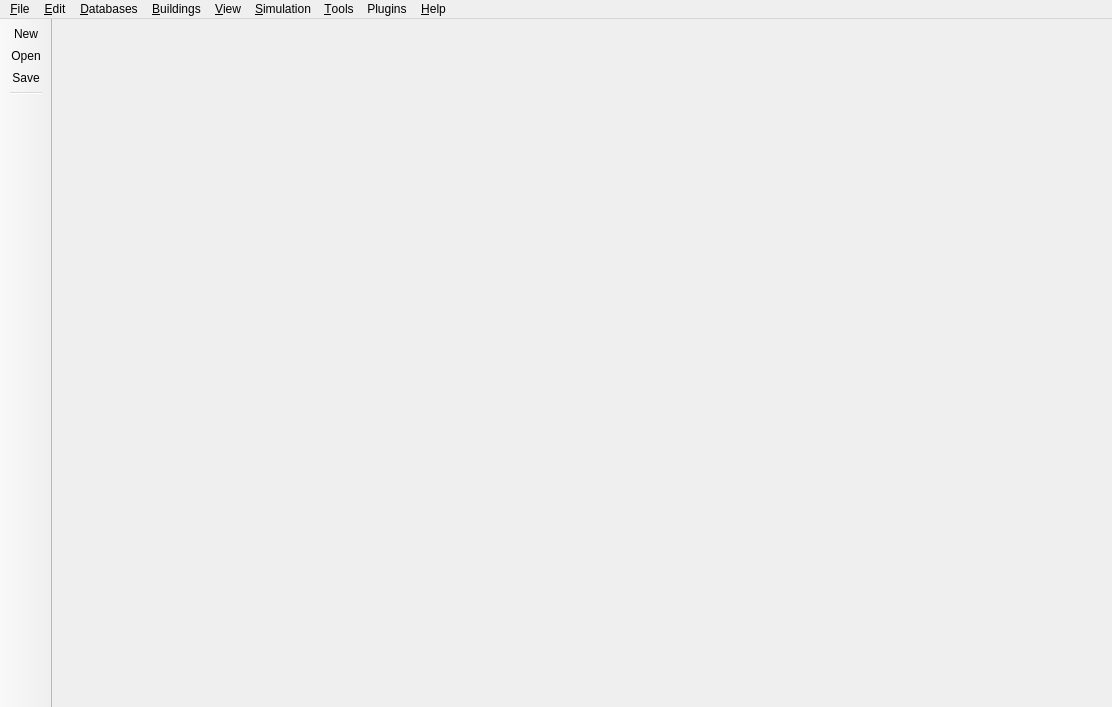
<?xml version="1.0" encoding="UTF-8"?>
<ui version="4.0">
 <class>SVMainWindow</class>
 <widget class="QMainWindow" name="SVMainWindow">
  <property name="geometry">
   <rect>
    <x>0</x>
    <y>0</y>
    <width>1112</width>
    <height>707</height>
   </rect>
  </property>
  <widget class="QWidget" name="centralWidget"/>
  <widget class="QMenuBar" name="menuBar">
   <property name="geometry">
    <rect>
     <x>0</x>
     <y>0</y>
     <width>1112</width>
     <height>21</height>
    </rect>
   </property>
   <widget class="QMenu" name="menuFile">
    <property name="title">
     <string>&amp;File</string>
    </property>
    <widget class="QMenu" name="menuImport">
     <property name="title">
      <string>Import</string>
     </property>
     <addaction name="actionFileImportEneryPlusIDF"/>
     <addaction name="actionFileImportNetworkGISData"/>
    </widget>
    <widget class="QMenu" name="menuExport">
     <property name="title">
      <string>Export</string>
     </property>
     <addaction name="actionFileExportView3D"/>
     <addaction name="actionFileExportProjectPackage"/>
     <addaction name="actionExportNetworkAsGeoJSON"/>
    </widget>
    <addaction name="actionFileNew"/>
    <addaction name="actionFileOpen"/>
    <addaction name="separator"/>
    <addaction name="actionFileReload"/>
    <addaction name="actionFileRecentProjects"/>
    <addaction name="separator"/>
    <addaction name="actionFileSave"/>
    <addaction name="actionFileSaveAs"/>
    <addaction name="actionFileClose"/>
    <addaction name="separator"/>
    <addaction name="menuImport"/>
    <addaction name="menuExport"/>
    <addaction name="actionFileOpenProjectDir"/>
    <addaction name="separator"/>
    <addaction name="actionFileQuit"/>
   </widget>
   <widget class="QMenu" name="menuEdit">
    <property name="title">
     <string>&amp;Edit</string>
    </property>
    <widget class="QMenu" name="menuLanguage">
     <property name="title">
      <string>&amp;Application language</string>
     </property>
    </widget>
    <addaction name="actionEditTextEditProject"/>
    <addaction name="actionEditCleanProject"/>
    <addaction name="actionEditProjectNotes"/>
    <addaction name="actionEditApplicationLog"/>
    <addaction name="separator"/>
    <addaction name="separator"/>
    <addaction name="actionEditPreferences"/>
    <addaction name="menuLanguage"/>
   </widget>
   <widget class="QMenu" name="menuHelp">
    <property name="title">
     <string>&amp;Help</string>
    </property>
    <addaction name="actionHelpOnlineManual"/>
    <addaction name="actionHelpKeyboardAndMouseControls"/>
    <addaction name="separator"/>
    <addaction name="actionHelpCheckForUpdates"/>
    <addaction name="actionHelpBugReport"/>
    <addaction name="actionHelpVisitDiscussionForum"/>
    <addaction name="separator"/>
    <addaction name="actionHelpLinuxDesktopIntegration"/>
    <addaction name="separator"/>
    <addaction name="actionHelpAbout"/>
    <addaction name="actionHelpAboutQt"/>
   </widget>
   <widget class="QMenu" name="menuView">
    <property name="title">
     <string>&amp;View</string>
    </property>
    <addaction name="separator"/>
    <addaction name="actionViewFindSelectedGeometry"/>
    <addaction name="separator"/>
    <addaction name="actionViewResetView"/>
    <addaction name="actionViewFromNorth"/>
    <addaction name="actionViewFromEast"/>
    <addaction name="actionViewFromSouth"/>
    <addaction name="actionViewFromWest"/>
    <addaction name="actionBirdsEyeViewNorthEast"/>
    <addaction name="actionBirdsEyeViewNorthWest"/>
    <addaction name="actionBirdsEyeViewSouthEast"/>
    <addaction name="actionBirdsEyeViewSouthWest"/>
    <addaction name="actionViewFromAbove"/>
    <addaction name="separator"/>
    <addaction name="actionViewShowGrid"/>
    <addaction name="actionViewShowSurfaceNormals"/>
    <addaction name="separator"/>
   </widget>
   <widget class="QMenu" name="menuTools">
    <property name="title">
     <string>&amp;Tools</string>
    </property>
    <addaction name="actionToolsExternalPostProcessing"/>
    <addaction name="actionToolsCCMeditor"/>
   </widget>
   <widget class="QMenu" name="menuDatabases">
    <property name="title">
     <string>&amp;Databases</string>
    </property>
    <widget class="QMenu" name="menuInternal_Loads">
     <property name="title">
      <string>Internal loads</string>
     </property>
     <addaction name="actionDBInternalLoadsPerson"/>
     <addaction name="actionDBInternalLoadsElectricEquipment"/>
     <addaction name="actionDBInternalLoadsLights"/>
     <addaction name="actionDBInternalLoadsOther"/>
    </widget>
    <widget class="QMenu" name="menuVentilationInfiltration">
     <property name="title">
      <string>Ventilation/Infiltration</string>
     </property>
     <addaction name="actionDBInfiltration"/>
     <addaction name="actionDBVentilationNatural"/>
    </widget>
    <widget class="QMenu" name="menuZoneControl">
     <property name="title">
      <string>Zone controls</string>
     </property>
     <addaction name="actionDBZoneControlThermostat"/>
     <addaction name="actionDBZoneControlShading"/>
     <addaction name="actionDBZoneControlVentilationNatural"/>
    </widget>
    <addaction name="actionDBMaterials"/>
    <addaction name="actionDBConstructions"/>
    <addaction name="actionDBComponents"/>
    <addaction name="actionDBSubSurfaceComponents"/>
    <addaction name="actionDBWindows"/>
    <addaction name="actionDBWindowGlazingSystems"/>
    <addaction name="actionDBBoundaryConditions"/>
    <addaction name="actionDBSchedules"/>
    <addaction name="menuInternal_Loads"/>
    <addaction name="menuZoneControl"/>
    <addaction name="menuVentilationInfiltration"/>
    <addaction name="actionDBSurfaceHeatingSystems"/>
    <addaction name="actionDBZoneIdealHeatingCooling"/>
    <addaction name="actionDBSupplySystems"/>
    <addaction name="actionDBZoneTemplates"/>
    <addaction name="separator"/>
    <addaction name="actionDBNetworkPipes"/>
    <addaction name="actionDBFluids"/>
    <addaction name="actionDBHydraulicComponents"/>
    <addaction name="actionDBSubNetworks"/>
    <addaction name="actionDBControllers"/>
    <addaction name="separator"/>
    <addaction name="actionDBRemoveDuplicates"/>
   </widget>
   <widget class="QMenu" name="menuSimulation">
    <property name="title">
     <string>&amp;Simulation</string>
    </property>
    <widget class="QMenu" name="menuCoSimulation">
     <property name="title">
      <string>Co-Simulation</string>
     </property>
     <addaction name="actionSimulationCO2Balance"/>
    </widget>
    <addaction name="actionSimulationNANDRAD"/>
    <addaction name="separator"/>
    <addaction name="actionSimulationExportFMI"/>
    <addaction name="separator"/>
    <addaction name="menuCoSimulation"/>
   </widget>
   <widget class="QMenu" name="menuBuildings">
    <property name="title">
     <string>&amp;Buildings</string>
    </property>
    <addaction name="actionBuildingFloorManager"/>
    <addaction name="actionBuildingSurfaceHeatings"/>
   </widget>
   <widget class="QMenu" name="menuPlugins">
    <property name="title">
     <string>Plugins</string>
    </property>
    <addaction name="actionPluginsManager"/>
   </widget>
   <addaction name="menuFile"/>
   <addaction name="menuEdit"/>
   <addaction name="menuDatabases"/>
   <addaction name="menuBuildings"/>
   <addaction name="menuView"/>
   <addaction name="menuSimulation"/>
   <addaction name="menuTools"/>
   <addaction name="menuPlugins"/>
   <addaction name="menuHelp"/>
  </widget>
  <widget class="QToolBar" name="toolBar">
   <property name="windowTitle">
    <string>Main tool bar</string>
   </property>
   <property name="movable">
    <bool>false</bool>
   </property>
   <property name="allowedAreas">
    <set>Qt::LeftToolBarArea</set>
   </property>
   <property name="iconSize">
    <size>
     <width>32</width>
     <height>32</height>
    </size>
   </property>
   <attribute name="toolBarArea">
    <enum>LeftToolBarArea</enum>
   </attribute>
   <attribute name="toolBarBreak">
    <bool>false</bool>
   </attribute>
   <addaction name="actionFileNew"/>
   <addaction name="actionFileOpen"/>
   <addaction name="actionFileSave"/>
   <addaction name="separator"/>
  </widget>
  <action name="actionFileNew">
   <property name="icon">
    <iconset resource="../resources/SIM-VICUS.qrc">
     <normaloff>:/gfx/actions/32x32/filenew_32x32.png</normaloff>:/gfx/actions/32x32/filenew_32x32.png</iconset>
   </property>
   <property name="text">
    <string>&amp;New...</string>
   </property>
   <property name="shortcut">
    <string>Ctrl+N</string>
   </property>
  </action>
  <action name="actionFileOpen">
   <property name="icon">
    <iconset resource="../resources/SIM-VICUS.qrc">
     <normaloff>:/gfx/actions/32x32/fileopen_32x32.png</normaloff>:/gfx/actions/32x32/fileopen_32x32.png</iconset>
   </property>
   <property name="text">
    <string>&amp;Open...</string>
   </property>
   <property name="shortcut">
    <string>Ctrl+O</string>
   </property>
  </action>
  <action name="actionFileSave">
   <property name="icon">
    <iconset resource="../resources/SIM-VICUS.qrc">
     <normaloff>:/gfx/actions/32x32/filesave_32x32.png</normaloff>:/gfx/actions/32x32/filesave_32x32.png</iconset>
   </property>
   <property name="text">
    <string>&amp;Save</string>
   </property>
   <property name="shortcut">
    <string>Ctrl+S</string>
   </property>
  </action>
  <action name="actionFileSaveAs">
   <property name="text">
    <string>Save &amp;as...</string>
   </property>
   <property name="shortcut">
    <string>Ctrl+Shift+S</string>
   </property>
  </action>
  <action name="actionFileExportProjectPackage">
   <property name="text">
    <string>&amp;Export project package...</string>
   </property>
   <property name="shortcut">
    <string>Ctrl+E</string>
   </property>
  </action>
  <action name="actionFileClose">
   <property name="text">
    <string>C&amp;lose</string>
   </property>
   <property name="toolTip">
    <string>Closes current project</string>
   </property>
   <property name="shortcut">
    <string>Ctrl+W</string>
   </property>
  </action>
  <action name="actionFileQuit">
   <property name="icon">
    <iconset resource="../resources/SIM-VICUS.qrc">
     <normaloff>:/gfx/actions/32x32/exit_32x32.png</normaloff>:/gfx/actions/32x32/exit_32x32.png</iconset>
   </property>
   <property name="text">
    <string>&amp;Quit</string>
   </property>
   <property name="shortcut">
    <string>Ctrl+Q</string>
   </property>
   <property name="menuRole">
    <enum>QAction::QuitRole</enum>
   </property>
  </action>
  <action name="actionFileRecentProjects">
   <property name="text">
    <string>Recent &amp;projects</string>
   </property>
  </action>
  <action name="actionFileImportEneryPlusIDF">
   <property name="text">
    <string>EneryPlus IDF...</string>
   </property>
  </action>
  <action name="actionFileReload">
   <property name="icon">
    <iconset resource="../resources/SIM-VICUS.qrc">
     <normaloff>:/gfx/actions/24x24/reload.png</normaloff>:/gfx/actions/24x24/reload.png</iconset>
   </property>
   <property name="text">
    <string>&amp;Reload project</string>
   </property>
  </action>
  <action name="actionFileOpenProjectDir">
   <property name="text">
    <string>Go to project directory...</string>
   </property>
   <property name="toolTip">
    <string>Opens file manager with path to project file</string>
   </property>
   <property name="shortcut">
    <string>F8</string>
   </property>
  </action>
  <action name="actionEditTextEditProject">
   <property name="icon">
    <iconset resource="../resources/SIM-VICUS.qrc">
     <normaloff>:/gfx/actions/24x24/edit.png</normaloff>:/gfx/actions/24x24/edit.png</iconset>
   </property>
   <property name="text">
    <string>&amp;Open project in text editor</string>
   </property>
   <property name="shortcut">
    <string>F2</string>
   </property>
  </action>
  <action name="actionEditPreferences">
   <property name="icon">
    <iconset resource="../resources/SIM-VICUS.qrc">
     <normaloff>:/gfx/actions/64x64/projectProperties.png</normaloff>:/gfx/actions/64x64/projectProperties.png</iconset>
   </property>
   <property name="text">
    <string>&amp;Preferences...</string>
   </property>
   <property name="menuRole">
    <enum>QAction::PreferencesRole</enum>
   </property>
  </action>
  <action name="actionEditCleanProject">
   <property name="text">
    <string>&amp;Clean project</string>
   </property>
   <property name="shortcut">
    <string>Ctrl+Shift+C</string>
   </property>
  </action>
  <action name="actionToolsExternalPostProcessing">
   <property name="icon">
    <iconset resource="../resources/SIM-VICUS.qrc">
     <normaloff>:/gfx/actions/32x32/PostProcApp_32x32.png</normaloff>:/gfx/actions/32x32/PostProcApp_32x32.png</iconset>
   </property>
   <property name="text">
    <string>External Post-Processing...</string>
   </property>
   <property name="toolTip">
    <string>Launches the external Post-Processing</string>
   </property>
  </action>
  <action name="actionToolsCCMeditor">
   <property name="icon">
    <iconset resource="../resources/SIM-VICUS.qrc">
     <normaloff>:/gfx/actions/32x32/CCMEditor_32.png</normaloff>:/gfx/actions/32x32/CCMEditor_32.png</iconset>
   </property>
   <property name="text">
    <string>External Climate Editor...</string>
   </property>
   <property name="toolTip">
    <string>Launches external climate editor (CCMEditor)</string>
   </property>
  </action>
  <action name="actionDBMaterials">
   <property name="text">
    <string>&amp;Materials...</string>
   </property>
  </action>
  <action name="actionDBConstructions">
   <property name="text">
    <string>Constructions...</string>
   </property>
  </action>
  <action name="actionDBWindows">
   <property name="text">
    <string>&amp;Windows...</string>
   </property>
   <property name="toolTip">
    <string>Edit window database</string>
   </property>
  </action>
  <action name="actionDBComponents">
   <property name="text">
    <string>&amp;Components...</string>
   </property>
  </action>
  <action name="actionDBBoundaryConditions">
   <property name="text">
    <string>Boundary conditions...</string>
   </property>
  </action>
  <action name="actionDBNetworkPipes">
   <property name="text">
    <string>Pipes...</string>
   </property>
   <property name="toolTip">
    <string>Network Pipes</string>
   </property>
  </action>
  <action name="actionDBHydraulicComponents">
   <property name="text">
    <string>Hydraulic components...</string>
   </property>
   <property name="toolTip">
    <string>Network hydraulic components</string>
   </property>
  </action>
  <action name="actionNetworkEdit">
   <property name="text">
    <string>Edit Network...</string>
   </property>
  </action>
  <action name="actionNetworkImport">
   <property name="text">
    <string>Import Network...</string>
   </property>
  </action>
  <action name="actionSimulationNANDRAD">
   <property name="text">
    <string>Building Energy Simulation (NANDRAD)...</string>
   </property>
   <property name="toolTip">
    <string>Opens the simulation start dialog</string>
   </property>
   <property name="shortcut">
    <string>F9</string>
   </property>
  </action>
  <action name="actionSimulationHydraulicNetwork">
   <property name="text">
    <string>Hydraulic network calculation...</string>
   </property>
   <property name="toolTip">
    <string>Opens the simulation start dialog</string>
   </property>
  </action>
  <action name="actionHelpKeyboardAndMouseControls">
   <property name="text">
    <string>Keyboard and mouse controls...</string>
   </property>
   <property name="shortcut">
    <string>F1</string>
   </property>
  </action>
  <action name="actionHelpOnlineManual">
   <property name="text">
    <string>Online manual...</string>
   </property>
  </action>
  <action name="actionHelpAboutQt">
   <property name="text">
    <string>About &amp;Qt...</string>
   </property>
   <property name="menuRole">
    <enum>QAction::AboutQtRole</enum>
   </property>
  </action>
  <action name="actionHelpAbout">
   <property name="icon">
    <iconset resource="../resources/SIM-VICUS.qrc">
     <normaloff>:/gfx/actions/32x32/info_32x32.png</normaloff>:/gfx/actions/32x32/info_32x32.png</iconset>
   </property>
   <property name="text">
    <string>&amp;About SIM-VICUS...</string>
   </property>
   <property name="menuRole">
    <enum>QAction::AboutRole</enum>
   </property>
  </action>
  <action name="actionHelpCheckForUpdates">
   <property name="text">
    <string>Check for updates...</string>
   </property>
  </action>
  <action name="actionHelpBugReport">
   <property name="text">
    <string>Feature request or bug report...</string>
   </property>
   <property name="toolTip">
    <string>Post a feature request or submit a bug report</string>
   </property>
  </action>
  <action name="actionHelpVisitDiscussionForum">
   <property name="text">
    <string>Visit discussion forum...</string>
   </property>
  </action>
  <action name="actionBuildingFloorManager">
   <property name="text">
    <string>Floor manager...</string>
   </property>
   <property name="toolTip">
    <string>Switches to building/level/floor manager property view</string>
   </property>
  </action>
  <action name="actionViewShowSurfaceNormals">
   <property name="checkable">
    <bool>true</bool>
   </property>
   <property name="text">
    <string>Show surface normals</string>
   </property>
  </action>
  <action name="actionDBSchedules">
   <property name="text">
    <string>&amp;Schedules...</string>
   </property>
   <property name="toolTip">
    <string>Schedules</string>
   </property>
  </action>
  <action name="actionDBInternalLoadsPerson">
   <property name="text">
    <string>Person...</string>
   </property>
   <property name="toolTip">
    <string>Internal loads: Person</string>
   </property>
  </action>
  <action name="actionDBInternalLoadsElectricEquipment">
   <property name="text">
    <string>Electric equipment...</string>
   </property>
   <property name="toolTip">
    <string>Internal loads: Electric equipment</string>
   </property>
  </action>
  <action name="actionDBInternalLoadsLights">
   <property name="text">
    <string>Lights...</string>
   </property>
   <property name="toolTip">
    <string>Internal loads: Lights</string>
   </property>
  </action>
  <action name="actionDBFluids">
   <property name="text">
    <string>Fluids...</string>
   </property>
   <property name="toolTip">
    <string>Network Fluids</string>
   </property>
  </action>
  <action name="actionViewResetView">
   <property name="text">
    <string>Reset view</string>
   </property>
   <property name="toolTip">
    <string>Resets view to be pointing north, close to site center.</string>
   </property>
  </action>
  <action name="actionDBInfiltration">
   <property name="text">
    <string>Infiltration...</string>
   </property>
  </action>
  <action name="actionDBVentilationNatural">
   <property name="text">
    <string>Natural ventilation...</string>
   </property>
  </action>
  <action name="actionDBZoneControlThermostat">
   <property name="text">
    <string>Thermostat...</string>
   </property>
  </action>
  <action name="actionDBZoneControlShading">
   <property name="text">
    <string>Shading...</string>
   </property>
  </action>
  <action name="actionDBZoneControlVentilationNatural">
   <property name="text">
    <string>Natural ventilation...</string>
   </property>
  </action>
  <action name="actionDBInternalLoadsOther">
   <property name="text">
    <string>Other...</string>
   </property>
  </action>
  <action name="actionSimulationExportFMI">
   <property name="icon">
    <iconset resource="../resources/SIM-VICUS.qrc">
     <normaloff>:/gfx/actions/32x32/FMU_32x32.png</normaloff>:/gfx/actions/32x32/FMU_32x32.png</iconset>
   </property>
   <property name="text">
    <string>Export Functional Mock-Up Unit (NANDRAD FMU)...</string>
   </property>
   <property name="toolTip">
    <string>Opens the FMU export dialog</string>
   </property>
  </action>
  <action name="actionFileExportView3D">
   <property name="text">
    <string>Export geometry in View3D format...</string>
   </property>
  </action>
  <action name="actionDBWindowGlazingSystems">
   <property name="text">
    <string>Window glazing systems...</string>
   </property>
  </action>
  <action name="actionDBSubSurfaceComponents">
   <property name="text">
    <string>Window/Door (sub-surface) components...</string>
   </property>
  </action>
  <action name="actionDBZoneIdealHeatingCooling">
   <property name="text">
    <string>Zone ideal heating/cooling...</string>
   </property>
  </action>
  <action name="actionDBZoneTemplates">
   <property name="text">
    <string>Zone templates...</string>
   </property>
  </action>
  <action name="actionDBControllers">
   <property name="text">
    <string>Controllers...</string>
   </property>
   <property name="toolTip">
    <string>Network controllers</string>
   </property>
  </action>
  <action name="actionDBSubNetworks">
   <property name="text">
    <string>Sub networks...</string>
   </property>
  </action>
  <action name="actionDBSurfaceHeatingSystems">
   <property name="text">
    <string>Surface Heating Systems...</string>
   </property>
  </action>
  <action name="actionBuildingSurfaceHeatings">
   <property name="text">
    <string>Surface heatings...</string>
   </property>
   <property name="toolTip">
    <string>Switches to surface heating property view</string>
   </property>
  </action>
  <action name="actionDBRemoveDuplicates">
   <property name="text">
    <string>Remove duplicates...</string>
   </property>
   <property name="toolTip">
    <string>Removes duplicate elements from database</string>
   </property>
  </action>
  <action name="actionViewShowGrid">
   <property name="checkable">
    <bool>true</bool>
   </property>
   <property name="checked">
    <bool>true</bool>
   </property>
   <property name="text">
    <string>Show main grid at z=0</string>
   </property>
   <property name="toolTip">
    <string>Shows grid at z coordinate 0</string>
   </property>
  </action>
  <action name="actionHelpLinuxDesktopIntegration">
   <property name="text">
    <string>Desktop integration (Linux)...</string>
   </property>
   <property name="toolTip">
    <string>Desktop integration (Linux),  creates .desktop file and vicus-file association</string>
   </property>
  </action>
  <action name="actionViewFromSouth">
   <property name="text">
    <string>View from south</string>
   </property>
   <property name="toolTip">
    <string>Positions camera to view geometry from north</string>
   </property>
   <property name="shortcut">
    <string>Ctrl+8</string>
   </property>
  </action>
  <action name="actionViewFromWest">
   <property name="text">
    <string>View from west</string>
   </property>
   <property name="toolTip">
    <string>Positions camera to view geometry from east</string>
   </property>
   <property name="shortcut">
    <string>Ctrl+6</string>
   </property>
  </action>
  <action name="actionViewFromNorth">
   <property name="text">
    <string>View from north</string>
   </property>
   <property name="toolTip">
    <string>Positions camera to view geometry from south</string>
   </property>
   <property name="shortcut">
    <string>Ctrl+2</string>
   </property>
  </action>
  <action name="actionViewFromEast">
   <property name="text">
    <string>View from east</string>
   </property>
   <property name="toolTip">
    <string>Positions camera to view geometry from west</string>
   </property>
   <property name="shortcut">
    <string>Ctrl+4</string>
   </property>
  </action>
  <action name="actionViewFromAbove">
   <property name="text">
    <string>View from above</string>
   </property>
   <property name="toolTip">
    <string>Positions camera to view geometry from above</string>
   </property>
   <property name="shortcut">
    <string>Ctrl+5</string>
   </property>
  </action>
  <action name="actionViewFindSelectedGeometry">
   <property name="text">
    <string>Find selected geometry</string>
   </property>
   <property name="toolTip">
    <string>Positions camera to close to the currently selected geometry</string>
   </property>
   <property name="shortcut">
    <string>Ctrl+F</string>
   </property>
  </action>
  <action name="actionSimulationCO2Balance">
   <property name="text">
    <string>CO2 Balance and Ventilation Control...</string>
   </property>
   <property name="toolTip">
    <string>Co-Simulation with CO2 balances and CO2-based ventilation control model.</string>
   </property>
  </action>
  <action name="actionDBSupplySystems">
   <property name="text">
    <string>Supply systems...</string>
   </property>
   <property name="toolTip">
    <string>SupplySystems</string>
   </property>
  </action>
  <action name="actionEditApplicationLog">
   <property name="icon">
    <iconset resource="../resources/SIM-VICUS.qrc">
     <normaloff>:/gfx/actions/24x24/edit.png</normaloff>:/gfx/actions/24x24/edit.png</iconset>
   </property>
   <property name="text">
    <string>&amp;Open application log in editor</string>
   </property>
   <property name="toolTip">
    <string>Opens an editor window for the application log file</string>
   </property>
  </action>
  <action name="actionFileImportNetworkGISData">
   <property name="text">
    <string>Network GIS data ..</string>
   </property>
  </action>
  <action name="actionEditProjectNotes">
   <property name="text">
    <string>Edit project notes</string>
   </property>
  </action>
  <action name="actionBirdsEyeViewSouthEast">
   <property name="text">
    <string>Bird's eye view south east</string>
   </property>
   <property name="shortcut">
    <string>Ctrl+3</string>
   </property>
  </action>
  <action name="actionBirdsEyeViewSouthEast">
   <property name="text">
    <string>Bird's eye view south east</string>
   </property>
   <property name="shortcut">
    <string>Ctrl+3</string>
   </property>
  </action>
  <action name="actionBirdsEyeViewSouthWest">
   <property name="text">
    <string>Bird's eye view south west</string>
   </property>
   <property name="shortcut">
    <string>Ctrl+1</string>
   </property>
  </action>
  <action name="actionBirdsEyeViewNorthEast">
   <property name="text">
    <string>Bird's eye view north east</string>
   </property>
   <property name="shortcut">
    <string>Ctrl+9</string>
   </property>
  </action>
  <action name="actionBirdsEyeViewNorthWest">
   <property name="text">
    <string>Bird's eye view north west</string>
   </property>
   <property name="shortcut">
    <string>Ctrl+7</string>
   </property>
  </action>
  <action name="actionaa">
   <property name="text">
    <string>Export Network as GeoJson...</string>
   </property>
  </action>
  <action name="actionPluginsManager">
   <property name="text">
    <string>Plugin manager...</string>
   </property>
   <property name="toolTip">
    <string>Opens the plugin manager.</string>
   </property>
  </action>
  <action name="actionExportNetworkAsGeoJSON">
   <property name="text">
    <string>Export network as geoJSON...</string>
   </property>
  </action>
  <action name="actionpolygon_test">
   <property name="checkable">
    <bool>true</bool>
   </property>
   <property name="text">
    <string>polygon test</string>
   </property>
   <property name="shortcut">
    <string>Ctrl+L</string>
   </property>
  </action>
  <action name="actiontest">
   <property name="text">
    <string>test</string>
   </property>
  </action>
  <action name="actionTRIM">
   <property name="text">
    <string>TRIM</string>
   </property>
  </action>
 </widget>
 <layoutdefault spacing="6" margin="11"/>
 <resources>
  <include location="../resources/SIM-VICUS.qrc"/>
 </resources>
 <connections/>
</ui>
